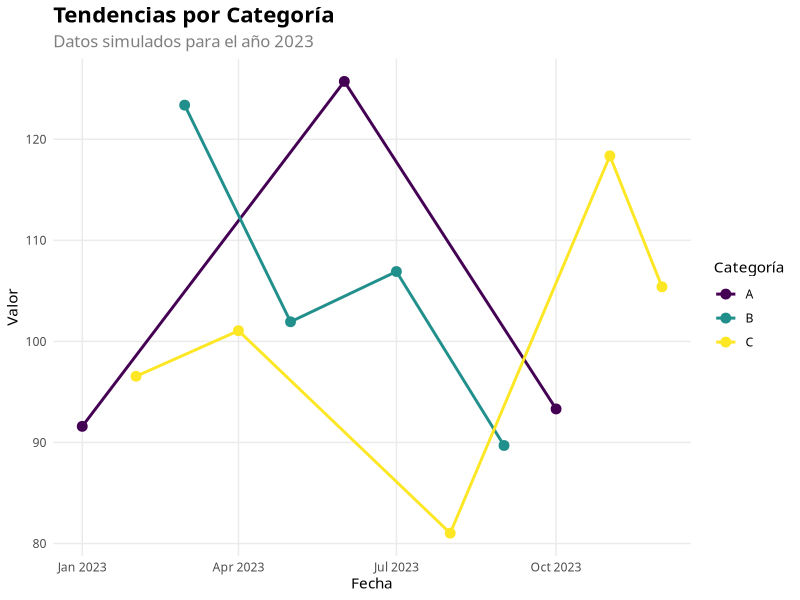

Write R code to recreate this figure.
## ---- chunk 1
#| label: setup
#| message: false
#| warning: false

library(tidyverse)
library(scales)

# Crear datos de ejemplo
set.seed(123)
data <- tibble(
  fecha = seq.Date(as.Date("2023-01-01"), as.Date("2023-12-31"), by = "month"),
  valor = rnorm(12, mean = 100, sd = 15),
  categoria = sample(c("A", "B", "C"), 12, replace = TRUE)
)
## ---- chunk 2
#| label: plot
#| fig-width: 10
#| fig-height: 6
#| fig-cap: "Evolución temporal de valores por categoría"

ggplot(data, aes(x = fecha, y = valor, color = categoria)) +
  geom_line(size = 1) +
  geom_point(size = 3) +
  scale_y_continuous(labels = comma) +
  scale_color_viridis_d() +
  labs(
    title = "Tendencias por Categoría",
    subtitle = "Datos simulados para el año 2023",
    x = "Fecha",
    y = "Valor",
    color = "Categoría"
  ) +
  theme_minimal() +
  theme(
    text = element_text(family = "Commissioner"),
    plot.title = element_text(size = 16, face = "bold"),
    plot.subtitle = element_text(size = 12, color = "gray50"),
    panel.grid.minor = element_blank()
  )
## ---- chunk 3
#| label: stats
#| tbl-cap: "Resumen estadístico por categoría"

data %>%
  group_by(categoria) %>%
  summarise(
    n = n(),
    media = mean(valor),
    sd = sd(valor),
    min = min(valor),
    max = max(valor)
  ) %>%
  knitr::kable(digits = 2)
